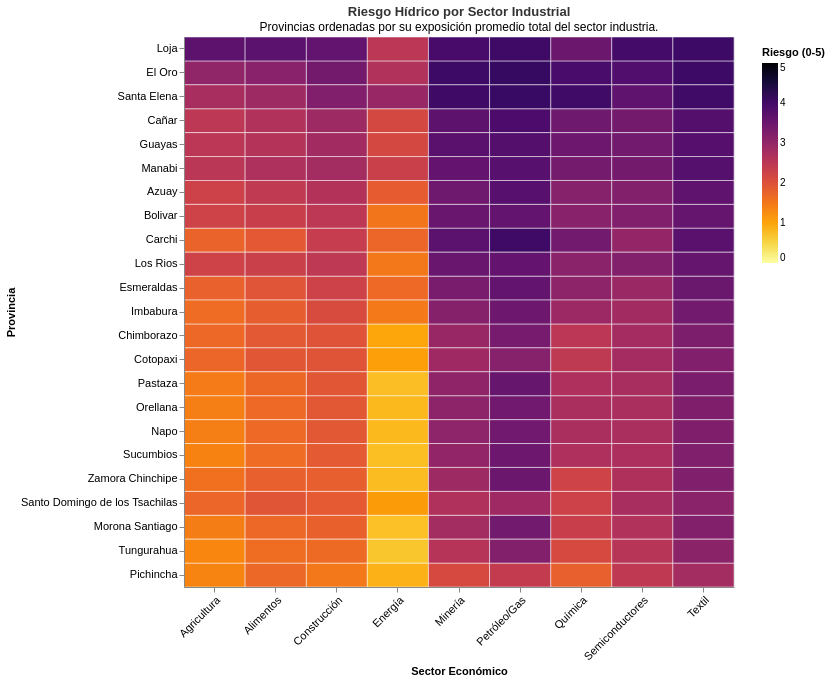

Notebook code for this chart:
### Markdown cell above
## **Visualización**

### Code cell
# =========================================================================
# --- CELDA ACTUALIZADA: Heatmap de Riesgo por Sector Industrial ---
# =========================================================================

# 1. Melt: Añadimos 'Riesgo_por_Industria_total' a id_vars para usarlo como criterio de orden
df_ind_melt = df_prov.melt(
    id_vars=['name_1', 'Riesgo_por_Industria_total'], 
    value_vars=cols_industria, 
    var_name='Sector', 
    value_name='Score'
)

# 2. Diccionario y mapeo para legibilidad
dict_sectores = {
    'w_awr_agr_tot_score': 'Agricultura', 
    'w_awr_che_tot_score': 'Química', 
    'w_awr_con_tot_score': 'Construcción',
    'w_awr_elp_tot_score': 'Energía', 
    'w_awr_fnb_tot_score': 'Alimentos', 
    'w_awr_min_tot_score': 'Minería',
    'w_awr_ong_tot_score': 'Petróleo/Gas', 
    'w_awr_smc_tot_score': 'Semiconductores', 
    'w_awr_tex_tot_score': 'Textil'
}
df_ind_melt['Sector'] = df_ind_melt['Sector'].map(dict_sectores)

# 3. Construcción del Heatmap
heat_ind = alt.Chart(df_ind_melt).mark_rect(
    stroke='white',      # Añade una fina línea blanca entre celdas (Best Practice)
    strokeWidth=0.5
).encode(
    x=alt.X('Sector:N', 
            title='Sector Económico', 
            axis=alt.Axis(labelAngle=-45, labelFontSize=11)),
            
    # Ordenamos el Eje Y basándonos en el Riesgo Industrial Total (descendente)
    y=alt.Y('name_1:N', 
            sort=alt.EncodingSortField(field='Riesgo_por_Industria_total', op='max', order='descending'), 
            title='Provincia',
            axis=alt.Axis(labelFontSize=11)),
    
    # Mantenemos tu excelente decisión de anclar el domain=[0, 5]
    color=alt.Color('Score:Q', 
                    scale=alt.Scale(scheme='inferno', reverse=True, domain=[0, 5]), 
                    title='Riesgo (0-5)',
                    legend=alt.Legend(orient='right', padding=10)),
                    
    tooltip=[
        alt.Tooltip('name_1:N', title='Provincia'),
        alt.Tooltip('Sector:N', title='Sector Económico'),
        alt.Tooltip('Score:Q', title='Score Sectorial', format='.2f'),
        # Añadimos el promedio global industrial al tooltip para dar más contexto
        alt.Tooltip('Riesgo_por_Industria_total:Q', title='Riesgo Industrial Promedio', format='.2f')
    ]
).properties(
    title=alt.TitleParams(
        text='Riesgo Hídrico por Sector Industrial',
        subtitle='Provincias ordenadas por su exposición promedio total del sector industria.',
        color='#333333'
    ),
    width=550,  # Un poco más ancho para que los nombres inclinados respiren bien
    height=550  # Un poco más alto para que las celdas sean más cuadradas
).interactive()

# Mostrar el gráfico
heat_ind

### Figure 1 — Vega-Lite specification as saved in the notebook (floating-point values rounded to 4 significant figures; data arrays with more than 128 entries replaced by an {"elided": "..."} marker saying what was removed)
{"usermeta": {"embedOptions": {"theme": "fivethirtyeight"}}, "config": {"view": {"continuousWidth": 300, "continuousHeight": 300}}, "data": {"name": "data-7fa33bffc7bffce7dec8b7d3eb6bd1fe"}, "mark": {"type": "rect", "stroke": "white", "strokeWidth": 0.5}, "encoding": {"color": {"field": "Score", "legend": {"orient": "right", "padding": 10}, "scale": {"domain": [0, 5], "reverse": true, "scheme": "inferno"}, "title": "Riesgo (0-5)", "type": "quantitative"}, "tooltip": [{"field": "name_1", "title": "Provincia", "type": "nominal"}, {"field": "Sector", "title": "Sector Económico", "type": "nominal"}, {"field": "Score", "format": ".2f", "title": "Score Sectorial", "type": "quantitative"}, {"field": "Riesgo_por_Industria_total", "format": ".2f", "title": "Riesgo Industrial Promedio", "type": "quantitative"}], "x": {"axis": {"labelAngle": -45, "labelFontSize": 11}, "field": "Sector", "title": "Sector Económico", "type": "nominal"}, "y": {"axis": {"labelFontSize": 11}, "field": "name_1", "sort": {"field": "Riesgo_por_Industria_total", "op": "max", "order": "descending"}, "title": "Provincia", "type": "nominal"}}, "height": 550, "params": [{"name": "param_1e9efca18e7a2868", "select": {"type": "interval", "encodings": ["x", "y"]}, "bind": "scales"}], "title": {"text": "Riesgo Hídrico por Sector Industrial", "color": "#333333", "subtitle": "Provincias ordenadas por su exposición promedio total del sector industria."}, "width": 550, "$schema": "https://vega.github.io/schema/vega-lite/v6.1.0.json", "datasets": {"data-7fa33bffc7bffce7dec8b7d3eb6bd1fe": {"elided": "207 records"}}}
